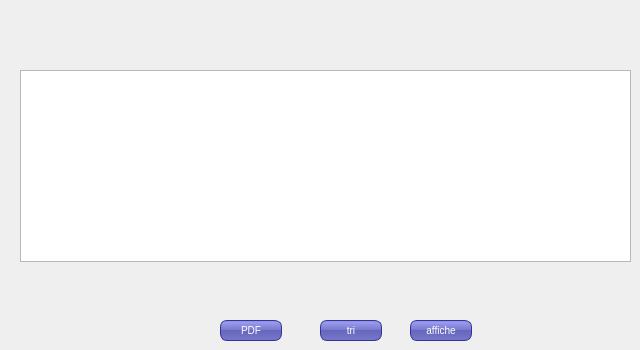
    <widget class="QWidget" name="manupulation">
     <attribute name="title">
      <string>manipulation</string>
     </attribute>
     <widget class="QPushButton" name="tri">
      <property name="geometry">
       <rect>
        <x>320</x>
        <y>320</y>
        <width>62</width>
        <height>21</height>
       </rect>
      </property>
      <property name="styleSheet">
       <string notr="true">QPushButton {
color: white;
background-color: QLinearGradient( x1: 0, y1: 0, x2: 0, y2: 1, stop: 0 #88d, stop: 0.1 #99e, stop: 0.49 #77c, stop: 0.5 #66b, stop: 1 #77c);
border-width: 1px;
border-color: #339;
border-style: solid;
border-radius: 7;
padding: 3px;
font-size: 10px;
padding-left: 5px;
padding-right: 5px;
min-width: 50px;
max-width: 50px;
min-height: 13px;
max-height: 13px;
}</string>
      </property>
      <property name="text">
       <string>tri</string>
      </property>
     </widget>
     <widget class="QTableView" name="tableView">
      <property name="geometry">
       <rect>
        <x>20</x>
        <y>70</y>
        <width>611</width>
        <height>192</height>
       </rect>
      </property>
     </widget>
     <widget class="QPushButton" name="pdf">
      <property name="geometry">
       <rect>
        <x>220</x>
        <y>320</y>
        <width>62</width>
        <height>21</height>
       </rect>
      </property>
      <property name="styleSheet">
       <string notr="true">QPushButton {
color: white;
background-color: QLinearGradient( x1: 0, y1: 0, x2: 0, y2: 1, stop: 0 #88d, stop: 0.1 #99e, stop: 0.49 #77c, stop: 0.5 #66b, stop: 1 #77c);
border-width: 1px;
border-color: #339;
border-style: solid;
border-radius: 7;
padding: 3px;
font-size: 10px;
padding-left: 5px;
padding-right: 5px;
min-width: 50px;
max-width: 50px;
min-height: 13px;
max-height: 13px;
}</string>
      </property>
      <property name="text">
       <string>PDF</string>
      </property>
     </widget>
     <widget class="QPushButton" name="affichetout">
      <property name="geometry">
       <rect>
        <x>410</x>
        <y>320</y>
        <width>62</width>
        <height>21</height>
       </rect>
      </property>
      <property name="styleSheet">
       <string notr="true">QPushButton {
color: white;
background-color: QLinearGradient( x1: 0, y1: 0, x2: 0, y2: 1, stop: 0 #88d, stop: 0.1 #99e, stop: 0.49 #77c, stop: 0.5 #66b, stop: 1 #77c);
border-width: 1px;
border-color: #339;
border-style: solid;
border-radius: 7;
padding: 3px;
font-size: 10px;
padding-left: 5px;
padding-right: 5px;
min-width: 50px;
max-width: 50px;
min-height: 13px;
max-height: 13px;
}</string>
      </property>
      <property name="text">
       <string>affiche</string>
      </property>
     </widget>
    </widget>
